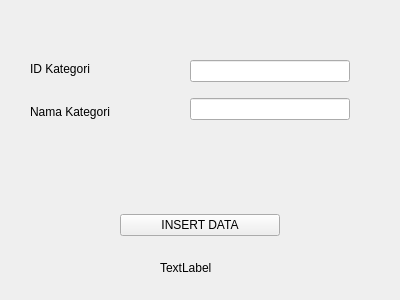
<?xml version="1.0" encoding="UTF-8"?>
<ui version="4.0">
 <class>Kategori</class>
 <widget class="QWidget" name="Kategori">
  <property name="geometry">
   <rect>
    <x>0</x>
    <y>0</y>
    <width>400</width>
    <height>300</height>
   </rect>
  </property>
  <property name="windowTitle">
   <string>Form Kategori</string>
  </property>
  <widget class="QWidget" name="horizontalLayoutWidget">
   <property name="geometry">
    <rect>
     <x>120</x>
     <y>210</y>
     <width>160</width>
     <height>31</height>
    </rect>
   </property>
   <layout class="QHBoxLayout" name="horizontalLayout">
    <item>
     <widget class="QPushButton" name="pushButtonInsert">
      <property name="text">
       <string>INSERT DATA</string>
      </property>
     </widget>
    </item>
   </layout>
  </widget>
  <widget class="QLabel" name="labelResult">
   <property name="geometry">
    <rect>
     <x>160</x>
     <y>260</y>
     <width>55</width>
     <height>16</height>
    </rect>
   </property>
   <property name="text">
    <string>TextLabel</string>
   </property>
  </widget>
  <widget class="QWidget" name="verticalLayoutWidget">
   <property name="geometry">
    <rect>
     <x>30</x>
     <y>50</y>
     <width>111</width>
     <height>80</height>
    </rect>
   </property>
   <layout class="QVBoxLayout" name="verticalLayout">
    <item>
     <widget class="QLabel" name="labelId">
      <property name="text">
       <string>ID Kategori</string>
      </property>
     </widget>
    </item>
    <item>
     <widget class="QLabel" name="labelName">
      <property name="text">
       <string>Nama Kategori</string>
      </property>
     </widget>
    </item>
   </layout>
  </widget>
  <widget class="QWidget" name="verticalLayoutWidget_2">
   <property name="geometry">
    <rect>
     <x>190</x>
     <y>50</y>
     <width>160</width>
     <height>80</height>
    </rect>
   </property>
   <layout class="QVBoxLayout" name="verticalLayout_2">
    <item>
     <widget class="QLineEdit" name="lineEditId"/>
    </item>
    <item>
     <widget class="QLineEdit" name="lineEditName"/>
    </item>
   </layout>
  </widget>
 </widget>
 <resources/>
 <connections/>
</ui>
